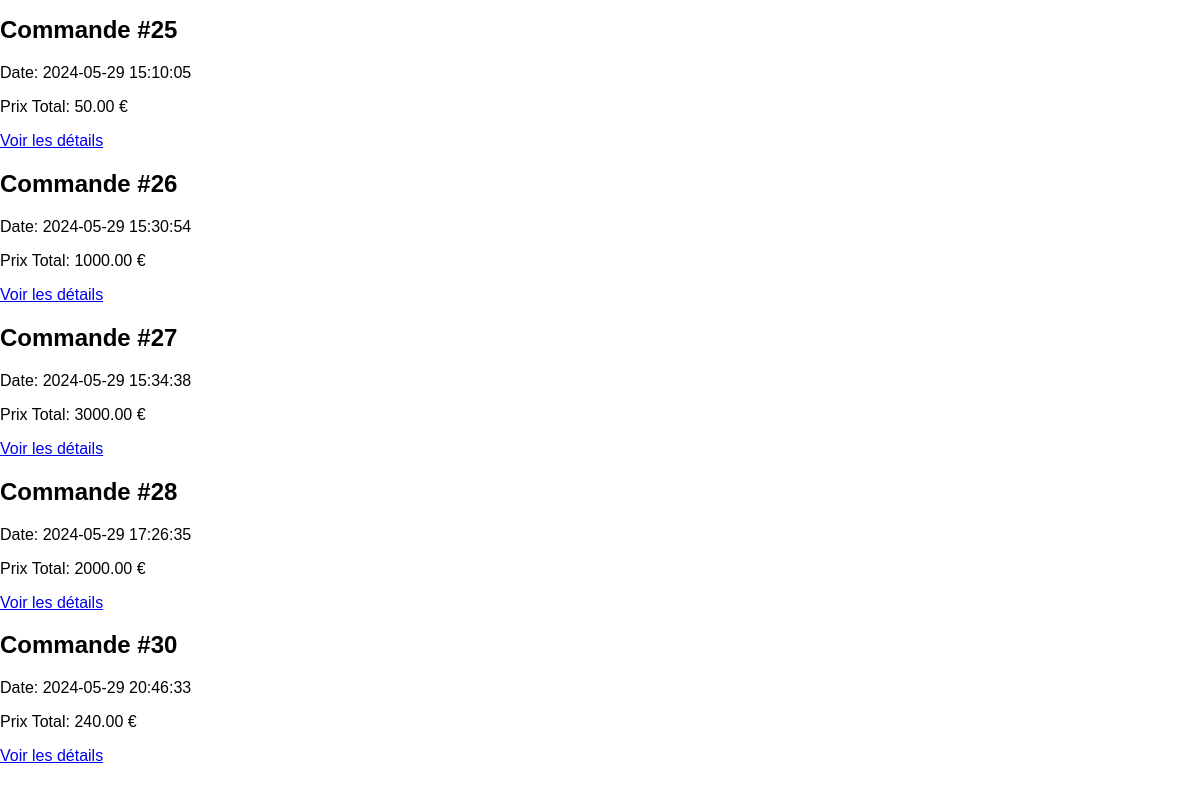
/mes_commandes.php (signed in, lower part), run on an earlier commit of the app's database.
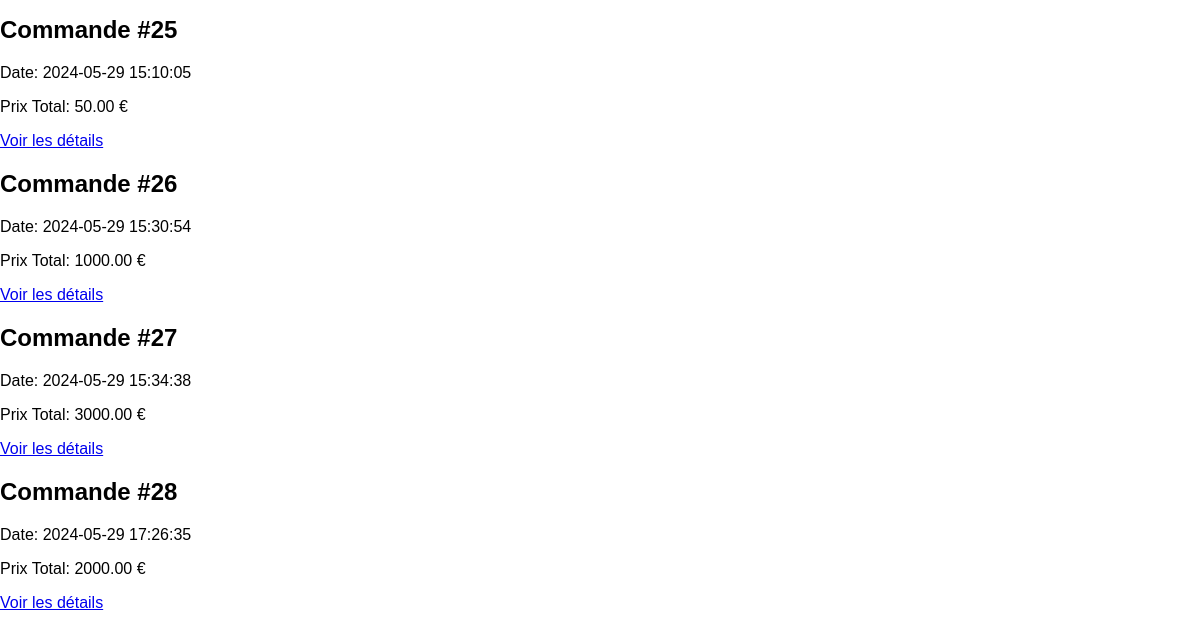
And on a later commit of the database.
### tables this page shows
CREATE TABLE `commandes` (
                             `id` int(11) NOT NULL,
                             `acheteur_id` int(11) DEFAULT NULL,
                             `article_id` int(11) DEFAULT NULL,
                             `quantite` int(11) DEFAULT NULL,
                             `prix_total` decimal(10,2) DEFAULT NULL,
                             `adresse_livraison` text DEFAULT NULL,
                             `date_commande` timestamp NOT NULL DEFAULT current_timestamp(),
                             `status` enum('en attente','expédiée','livrée','annulée') DEFAULT NULL
);

### mes_commandes.php (the view, shortened to what this page needs)
<?php
include 'db_connect.php';
$user_id = $_SESSION['user_id'];
$stmt = $pdo->prepare("SELECT * FROM commandes WHERE acheteur_id = ?");
$stmt->execute([$user_id]);
$commandes = $stmt->fetchAll();
?>
<!DOCTYPE html>
<html lang="fr" xmlns="http://www.w3.org/1999/html">
<head>
    <link href="style.css" rel="stylesheet" type="text/css" />
    <link rel="stylesheet" href="https://cdnjs.cloudflare.com/ajax/libs/font-awesome/6.0.0-beta3/css/all.min.css">
</head>
<body>
<div class="wrapper">
<div class="commandes">
    <?php if ($commandes): ?>
        <?php foreach ($commandes as $commande): ?>
            <div class="commande">
                <h2>Commande #<?php echo htmlspecialchars($commande['id']); ?></h2>
                <p>Date: <?php echo htmlspecialchars($commande['date_commande'] ?? ''); ?></p>
                <p>Prix Total: <?php echo htmlspecialchars($commande['prix_total']); ?> €</p>
                <a href="order_details.php?commande_id=<?php echo $commande['id']; ?>">Voir les détails</a>
            </div>
        <?php endforeach; ?>
    <?php else: ?>
        <p>Aucune commande en cours.</p>
    <?php endif; ?>
</div>
</div>
</body>
</html>

What changed in the data, as far as the page shows it:
removed commandes: id "30", date_commande "2024-05-29 20:46:33", prix_total "240.00"
